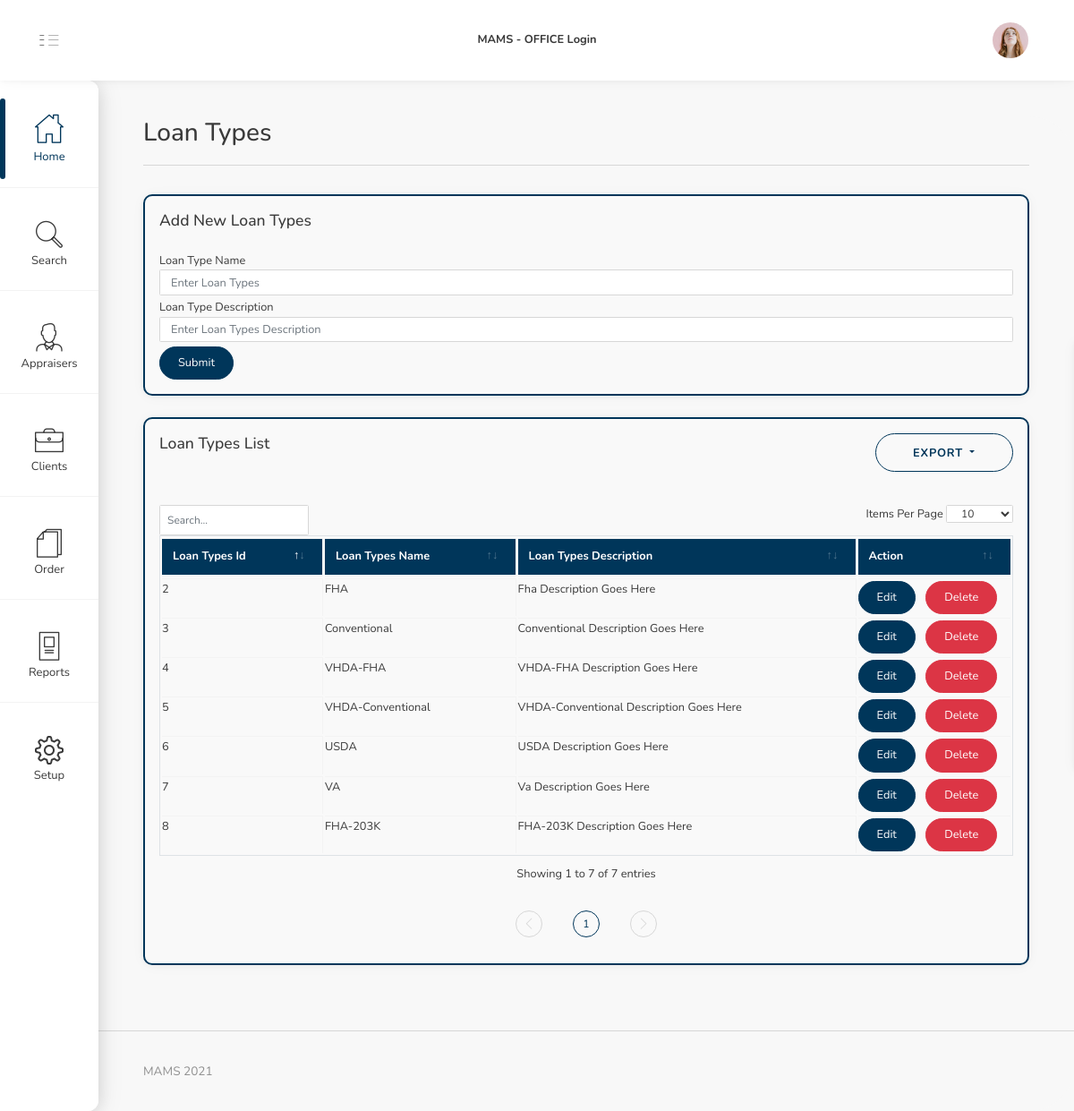
Page /index.php/loantype on the committed database.
### tables this page shows
CREATE TABLE `loan_types` (
  `loan_id` int(11) NOT NULL,
  `loan_name` varchar(255) NOT NULL,
  `loan_desc` varchar(255) NOT NULL
);

### application/controllers/LoanType.php (called while the page is built, shortened)
<?php
class LoanType extends CI_Controller {
    public function __construct() {
        $this->load->model('LoanTypes_Model');
    }
    public function index()
    {
        $data['loan_types_list'] = $this->LoanTypes_Model->get();
        $this->load->view('loantypes', $data);
    }
}
?>

### index.php (called while the page is built, shortened)
<?php
require_once BASEPATH.'core/CodeIgniter.php';

### application/models/LoanTypes_Model.php (called while the page is built, shortened)
<?php
class LoanTypes_Model extends CI_Model {
    public function get()
    {
        $query = $this->db->get('loan_types');
        return $query->result();
    }
}
?>

### application/views/loantypes.php (the view, shortened to what this page needs)
<!DOCTYPE html>
<html lang="en">
<head>
    <link rel="stylesheet" href="<?php echo base_url(); ?>assets/font/iconsmind-s/css/iconsminds.css" />
    <link rel="stylesheet" href="<?php echo base_url(); ?>assets/font/simple-line-icons/css/simple-line-icons.css" />
    <link rel="stylesheet" href="<?php echo base_url(); ?>assets/css/vendor/dataTables.bootstrap4.min.css" />
    <link rel="stylesheet" href="<?php echo base_url(); ?>assets/css/vendor/datatables.responsive.bootstrap4.min.css" />
    <link rel="stylesheet" href="<?php echo base_url(); ?>assets/css/vendor/bootstrap.min.css" />
    <link rel="stylesheet" href="<?php echo base_url(); ?>assets/css/vendor/bootstrap.rtl.only.min.css" />
    <link rel="stylesheet" href="<?php echo base_url(); ?>assets/css/vendor/component-custom-switch.min.css" />
    <link rel="stylesheet" href="<?php echo base_url(); ?>assets/css/vendor/perfect-scrollbar.css" />
    <link rel="stylesheet" href="<?php echo base_url(); ?>assets/css/main.css" />
</head>
<body id="app-container" class="menu-default show-spinner">
    <?php include_once('header.php'); ?>
    <?php include_once('sidebar.php'); ?>
    <main>
        <div class="container-fluid">
            <div class="row">
                <div class="col-12">
                    <h1>Loan Types</h1>
                    <div class="separator mb-5"></div>
                </div>
            </div>
            <div class="row">
                <div class="col-12">
                    <div class="card mb-4">
                        <div class="card-body">
                            <h5 class="mb-4">Add New Loan Types</h5>
                            <form action="<?php echo base_url(); ?>LoanType/create" method="post">
                                <div class="form-group">
                                    <label>Loan Type Name</label>
                                    <input type="text" class="form-control" name="loan_name"
                                        placeholder="Enter Loan Types">
                                </div>
                                <div class="form-group">
                                    <label>Loan Type Description</label>
                                    <input type="text" class="form-control" name="loan_desc"
                                        placeholder="Enter Loan Types Description">
                                </div>
                                <button type="submit" class="btn btn-primary mb-0">Submit</button>
                            </form>
                        </div>
                    </div>
                    <div class="card mb-4">
                        <div class="card-body">
                            <h5 class="mb-4" style="display: inline;">Loan Types List</h5>
                            <div class="top-right-button-container">
                                <div class="btn-group">
                                    <button class="btn btn-outline-primary btn-lg dropdown-toggle" type="button"
                                        data-toggle="dropdown" aria-haspopup="true" aria-expanded="false">
                                        EXPORT
                                    </button>
                                </div>
                            </div>
                            <br><br><br><br>
                            <table id="Table_Order" class="table table-bordered">
                                <thead>
                                    <tr>
                                        <th>Loan Types Id</th>
                                        <th>Loan Types Name</th>
                                        <th>Loan Types Description</th>
                                        <th>Action</th>
                                    </tr>
                                </thead>
                                <tbody>
                                <?php
                                    foreach ($loan_types_list as $loan) { ?>
                                        <tr>
                                            <td><?php echo $loan->loan_id; ?></td>
                                            <td><?php echo $loan->loan_name; ?></td>
                                            <td><?php echo $loan->loan_desc; ?></td>
                                            <td> <button type="button" class="btn btn-primary mr-2" data-toggle="modal" data-target="#editModal<?php echo $loan->loan_id; ?>">Edit</button>&nbsp;<button type="button" class="btn btn-danger" data-toggle="modal" data-target="#deleteModal<?php echo $loan->loan_id; ?>">Delete</button> </td>
                                        </tr>
                                        <?php }
                                    ?>
                                </tbody>
                            </table>
                        </div>
                    </div>
                </div>
            </div>
        </div>
    </main>
    <?php include_once('footer.php'); ?>
</body>
</html>

### assets/css/main.css (style rules this page uses)
html { width: 100%; }
body { overflow-x: hidden !important; }
.bootstrap-tagsinput, .form-control { height: calc(1.2em + 0.8rem); }
.form-group { margin-bottom: 0.3rem; }
label { margin-bottom: 0; }
.card .card-body { background: #F9F9F9; border: 2px solid #00365a; border-radius: 10px; }
table tbody tr td { padding: 2px 0 !important; }
table tbody tr td { border-bottom-color: rgba(58,91,109,0.25) !important; }
.card .card-body { padding: 1rem; }
table thead { background: #00365a; color: #fff; }

### rows in the picture
loan_types: loan_id "2", loan_name "FHA", loan_desc "Fha Description Goes Here"
loan_types: loan_id "3", loan_name "Conventional", loan_desc "Conventional Description Goes Here"
loan_types: loan_id "4", loan_name "VHDA-FHA", loan_desc "VHDA-FHA Description Goes Here"
loan_types: loan_id "5", loan_name "VHDA-Conventional", loan_desc "VHDA-Conventional Description Goes Here"
loan_types: loan_id "6", loan_name "USDA", loan_desc "USDA Description Goes Here"
loan_types: loan_id "7", loan_name "VA", loan_desc "Va Description Goes Here"
loan_types: loan_id "8", loan_name "FHA-203K", loan_desc "FHA-203K Description Goes Here"
